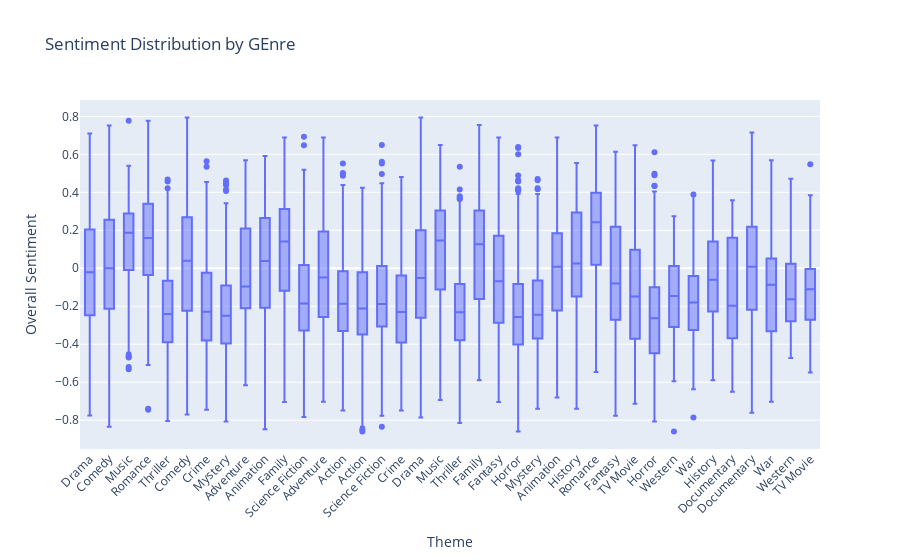

The cell this chart's notebook holds for it:
### Markdown cell above
#### **Sentiment vs. Rating for Genres**

### Code cell
sentiment_utils.plot_sentiment_distribution(
    films_exploded_genres, 
    category_column='genres', 
    sentiment_column='overall_sentiment', 
    title='Sentiment Distribution by GEnre',
    xaxis_title='Theme', 
    yaxis_title='Overall Sentiment'
)

### Figure 1 — Plotly figure (JSON) as saved in the notebook; plotly's stock layout.template omitted (floating-point values rounded to 4 significant figures; data arrays with more than 128 entries replaced by an {"elided": "..."} marker saying what was removed)
{"data": [{"alignmentgroup": "True", "hovertemplate": "Theme=%{x}<br>Overall Sentiment=%{y}<extra></extra>", "legendgroup": "", "marker": {"color": "#636efa"}, "name": "", "notched": false, "offsetgroup": "", "orientation": "v", "showlegend": false, "type": "box", "x": {"elided": "10049 str values"}, "x0": " ", "xaxis": "x", "y": {"elided": "10049 float values"}, "y0": " ", "yaxis": "y"}], "layout": {"boxmode": "group", "legend": {"tracegroupgap": 0}, "title": {"text": "Sentiment Distribution by GEnre"}, "xaxis": {"anchor": "y", "domain": [0, 1], "tickangle": -45, "title": {"text": "Theme"}}, "yaxis": {"anchor": "x", "domain": [0, 1], "title": {"text": "Overall Sentiment"}}}}
